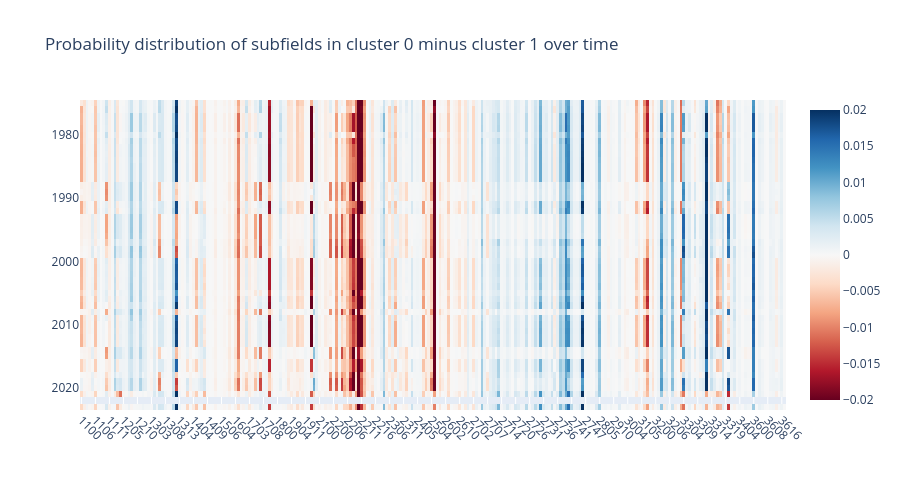

Notebook source saved alongside this figure:
### Code cell
cluster1 = 0
cluster2 = 1

df0 = df_cluster_prob_yearly.query("cluster == @cluster1").drop(columns="cluster").set_index("year")
df1 = df_cluster_prob_yearly.query("cluster == @cluster2").drop(columns="cluster").set_index("year")

df = df0.sub(df1)

uf.plotly_heatmap(
    df, x_labels=df.columns, y_labels=df.index,
    title=f"Probability distribution of subfields in cluster {cluster1} minus cluster {cluster2} over time",
    z_min=-0.02, z_max=0.02, line_height=10,
    x_type="subfield"
)

### Figure 1 — Plotly figure (JSON) as saved in the notebook; plotly's stock layout.template omitted (floating-point values rounded to 4 significant figures; data arrays with more than 128 entries replaced by an {"elided": "..."} marker saying what was removed)
{"data": [{"colorscale": [[0, "rgb(103,0,31)"], [0.1, "rgb(178,24,43)"], [0.2, "rgb(214,96,77)"], [0.3, "rgb(244,165,130)"], [0.4, "rgb(253,219,199)"], [0.5, "rgb(247,247,247)"], [0.6, "rgb(209,229,240)"], [0.7, "rgb(146,197,222)"], [0.8, "rgb(67,147,195)"], [0.9, "rgb(33,102,172)"], [1, "rgb(5,48,97)"]], "customdata": {"elided": "49x252x2 mixed values"}, "hovertemplate": "<b>X: </b>%{customdata[0]}<br><b>Y: </b>%{customdata[1]}<br><b>Z: </b> %{z:.3f}<br><extra></extra>", "type": "heatmap", "x": {"elided": "252 str values"}, "y": [1975, 1976, 1977, 1978, 1979, 1980, 1981, 1982, 1983, 1984, 1985, 1986, 1987, 1988, 1989, 1990, 1991, 1992, 1993, 1994, 1995, 1996, 1997, 1998, 1999, 2000, 2001, 2002, 2003, 2004, 2005, 2006, 2007, 2008, 2009, 2010, 2011, 2012, 2013, 2014, 2015, 2016, 2017, 2018, 2019, 2020, 2021, 2022, 2023], "z": {"elided": "49x252 float values"}, "zmax": 0.02, "zmin": -0.02}], "layout": {"height": 490, "title": {"text": "Probability distribution of subfields in cluster 0 minus cluster 1 over time"}, "xaxis": {"automargin": true, "tickangle": 45}, "yaxis": {"automargin": true, "autorange": "reversed"}}}
